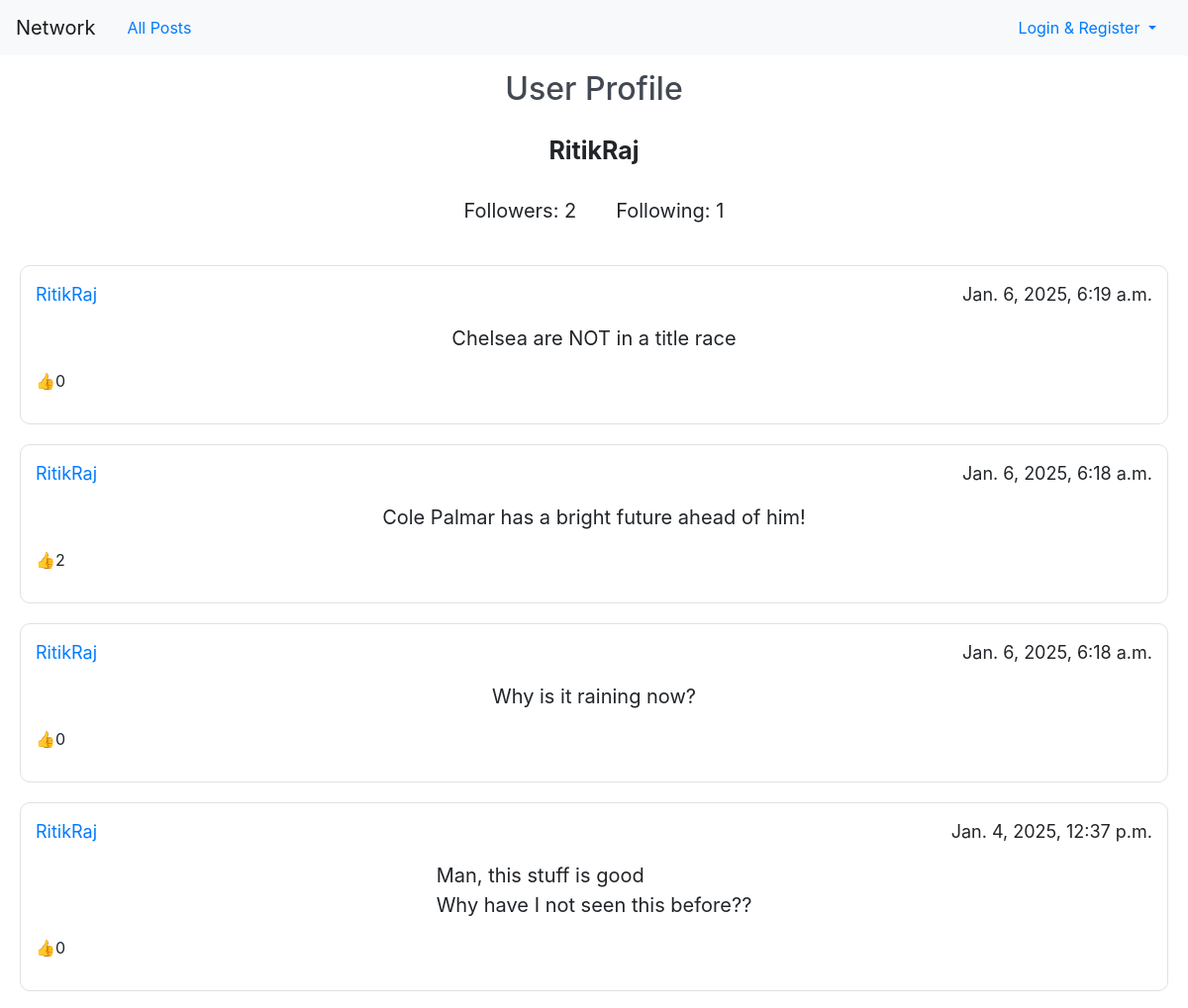
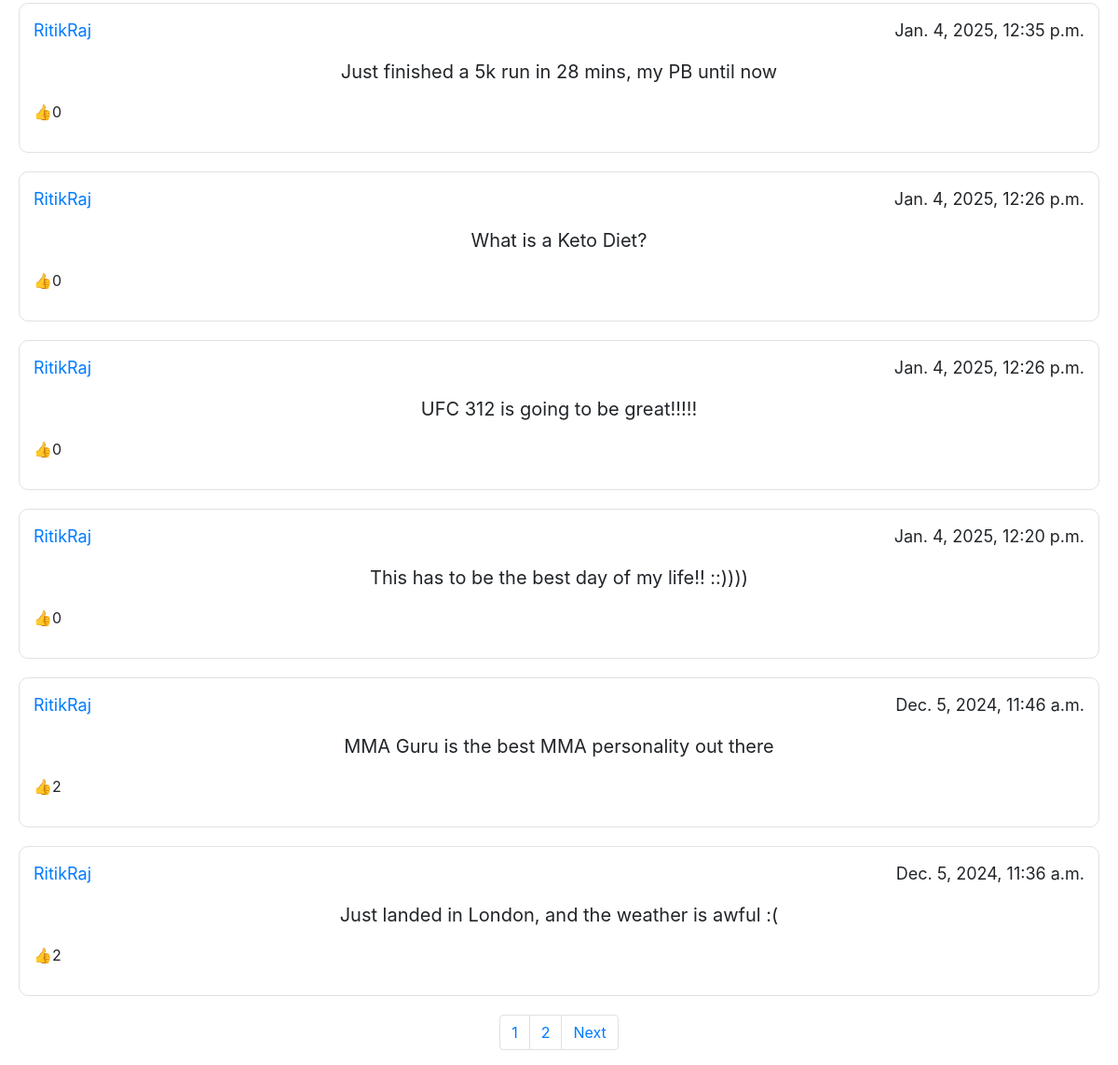
The page /profile/RitikRaj on the database its author committed (2 pictures, top to bottom).
### network/models.py (models this page shows, shortened)
class User(AbstractUser):
    user_pfp = models.URLField(max_length=5000 , blank=True)
    pass

class Post(models.Model):
    post_content = models.CharField(max_length=300)
    author = models.ForeignKey(User, on_delete=models.CASCADE)
    posted_date = models.DateTimeField(default=datetime.now)
    likes = models.ManyToManyField(User, blank=True, related_name="liked")

### network/views.py (the view, shortened to what this page needs)
# urls.py: path("profile/<str:name>", views.profile, name='profile'),
@csrf_exempt
def profile(request, name):
    try:
        user_object = User.objects.get(username= name)
    except User.DoesNotExist:
        return JsonResponse({"error": "Invalid Profile"}, status=400)
    if request.method=="GET":
        all_posts = Post.objects.filter(author=user_object)
        all_posts = all_posts.order_by('-posted_date')
        liked_users={}
        for liked in all_posts:
            liked_users[liked.id] = [user.username for user in liked.likes.all()]
        all_posts, totalpage, pagelist= pagination(request, all_posts)
        follow_instance= Follow.objects.filter(user=user_object)
        follower_count =0
        follower_list = []
        follower_name=[]
        for follow in follow_instance:
            follower_list.extend(follow.followers.all())
            follower_name.extend([follower.username for follower in follow.followers.all()])
        follower_count=len(follower_list)
        following_instance=Follow.objects.filter(followers=user_object)
        following_count= 0
        following_list=[]
        for following in following_instance:
            following_list.append(following.user)
        following_count= len(following_list)
        return render(request, 'network/profile.html', {
            "posts":all_posts,
            "totalpage":totalpage,
            "pagelist":pagelist,
            "user_details": user_object,
            "follower_count": follower_count,
            "follower_list": follower_list,
            "following_count": following_count,
            "following_list": following_list,
            "follower_name":follower_name,
            "likedUsers":liked_users,
        })

### network/views.py (called while the page is built)
def pagination(request, data):
    paginator=Paginator(data, 10)
    page_number= request.GET.get('page')
    data= paginator.get_page(page_number)
    totalpages= data.paginator.num_pages
    pagelist=[n+1 for n in range(totalpages)]
    return (data, totalpages, pagelist)

### network/templates/network/profile.html (shortened to what this page needs)
{% extends "network/layout.html" %}
{% load static %}
{% block body %}
    <h2>User Profile</h2>
    <div id='userDetails'>
        <p id ='loggedUser'>{{user_details.username}}</p>
        <div id= 'followDetail'>
            <p id='followerCount'>Followers: <a id="follower_count">{{follower_count}}</a></p>
            <p id='followingCount'>Following: <a id="following_count">{{following_count}}</a></p>
        </div>
    </div>
{% endblock %}

### network/templates/network/layout.html (shortened to what this page needs)
{% load static %}
{% load custom_filters %}
<!DOCTYPE html>
<html lang="en">
    <head>
        <link rel="stylesheet" href="https://stackpath.bootstrapcdn.com/bootstrap/4.4.1/css/bootstrap.min.css">
        <link href="{% static 'network/styles.css' %}" rel="stylesheet">
    </head>
    <body>
        <nav class="navbar navbar-expand-lg navbar-light bg-light">
            <a class="navbar-brand" href="{% url 'index' %}">Network</a>
            <a class="nav-link" href="{% url 'index' %}">All Posts</a>
            <ul class='nav'>
                {% if user.is_authenticated %}
                    <li class="nav-item ms-auto dropdown">
                        <a class="nav-link dropdown-toggle" href="#" id="authDropdown" role="button" data-toggle="dropdown" aria-haspopup="true" aria-expanded="false">
                            Welcome, {{ request.user.username }}
                        </a>
                        <div class="dropdown-menu" aria-labelledby="authDropdown">
                            <a class="dropdown-item" href="{% url 'profile' name=user.username %}"><strong>{{ user.username }}</strong></a>
                            <a class="dropdown-item" href="{% url 'post' %}">Create New Post</a>
                            <a class="dropdown-item" href="{% url 'following'%}">Following</a>
                            <a class="dropdown-item" href="{% url 'logout' %}">Log Out</a>
                        </div>
                    </li>
                {% else %}
                    <li class="nav-item ms-auto dropdown">
                        <a class="nav-link dropdown-toggle" href="#" id="authDropdown" role="button" data-toggle="dropdown" aria-haspopup="true" aria-expanded="false">
                            Login & Register
                        </a>
                    </li>
                {% endif %}
            </ul>
        </nav>
        <div class="body">
            {% block body %}
            {% endblock %}
            {% if request.resolver_match.url_name in "profile following index" %}
                {% for post in posts %}
                    <div id='postID_{{post.id}}' class='post'>
                        <div id ='postUser'>
                            <p><a href= {% url 'profile' name=post.author%}>{{ post.author }}</a></p>
                            <p>{{ post.posted_date }}</p>
                        </div>
                        <div id='postContent'>
                            <p id='post_content_{{post.id}}'>{{ post.post_content }}</p>
                        </div>
                        <div id='likes'>
                            <p> &#128077 <p id='likeCount_{{post.id}}'>{{ post.likes.count }}</p></p>
                        </div>
                    </div>
                {% endfor %}
                <nav aria-label="Page navigation example">
                    <ul class="pagination justify-content-center">
                        {% for n in pagelist%}
                            <li class="page-item"><a class="page-link" href="?page={{n}}">{{n}}</a></li>
                        {% endfor%}
                        {% if posts.has_next %}
                            <li class="page-item">
                                <a class="page-link" href="?page={{posts.next_page_number}}">Next</a>
                            </li>
                        {% endif %}
                    </ul>
                </nav>
            {% endif %}
        </div>
    </body>
</html>

### network/static/network/styles.css (style rules this page uses)
.navbar { display:flex; margin-bottom:15px }
.nav { display: flex; flex-grow:1; justify-content: end; }
h2 { display:flex; margin: 10px 50px; color:#434952; justify-content: center; }
#userDetails { display: flex; flex-direction: column; text-align: center; padding:10px; margin:15px; font-size: 20px; }
#loggedUser { font-size: 25px; font-weight: bold; }
#followDetail { display: flex; flex-direction: row; justify-content: center; }
#followerCount, #followingCount { margin: 10px 20px }
.post { border:1px solid #dfe1e5; display: flex; flex-direction: column; margin: 20px; padding: 15px; cursor: pointer; border-radius:10px; }
#postUser { display: flex; flex-direction: row; justify-content: space-between; font-size: 18px; }
#postContent { display: flex; font-size: 20px; white-space: pre-line; margin: none; justify-content: center; }
#likes { display: flex; flex-direction: row; }

### rows shown on the page
User: username "RitikRaj"
Post: author "RitikRaj", posted_date "Jan. 6, 2025, 6:19 a.m.", post_content "Chelsea are NOT in a title race", likes.count "0"
Post: author "RitikRaj", posted_date "Jan. 6, 2025, 6:18 a.m.", post_content "Cole Palmar has a bright future ahead of him!", likes.count "2"
Post: author "RitikRaj", posted_date "Jan. 6, 2025, 6:18 a.m.", post_content "Why is it raining now?", likes.count "0"
Post: author "RitikRaj", posted_date "Jan. 4, 2025, 12:37 p.m.", post_content "Man, this stuff is good Why have I not seen this before??", likes.count "0"
Post: author "RitikRaj", posted_date "Jan. 4, 2025, 12:35 p.m.", post_content "Just finished a 5k run in 28 mins, my PB until now", likes.count "0"
Post: author "RitikRaj", posted_date "Jan. 4, 2025, 12:26 p.m.", post_content "What is a Keto Diet?", likes.count "0"
Post: author "RitikRaj", posted_date "Jan. 4, 2025, 12:26 p.m.", post_content "UFC 312 is going to be great!!!!!", likes.count "0"
Post: author "RitikRaj", posted_date "Jan. 4, 2025, 12:20 p.m.", post_content "This has to be the best day of my life!! ::))))", likes.count "0"
Post: author "RitikRaj", posted_date "Dec. 5, 2024, 11:46 a.m.", post_content "MMA Guru is the best MMA personality out there", likes.count "2"
Post: author "RitikRaj", posted_date "Dec. 5, 2024, 11:36 a.m.", post_content "Just landed in London, and the weather is awful :(", likes.count "2"

### other values the page prints
{{ follower_count }} "2"
{{ following_count }} "1"
{{ n }} "1" "2"
